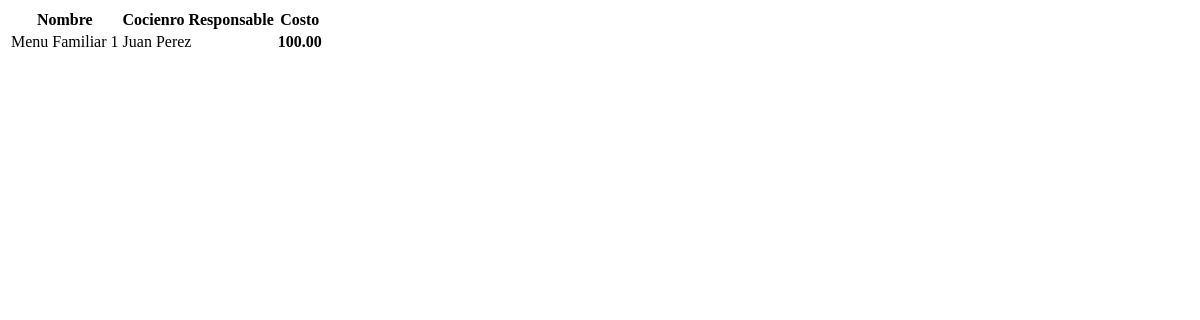
Before: / with the older database file.
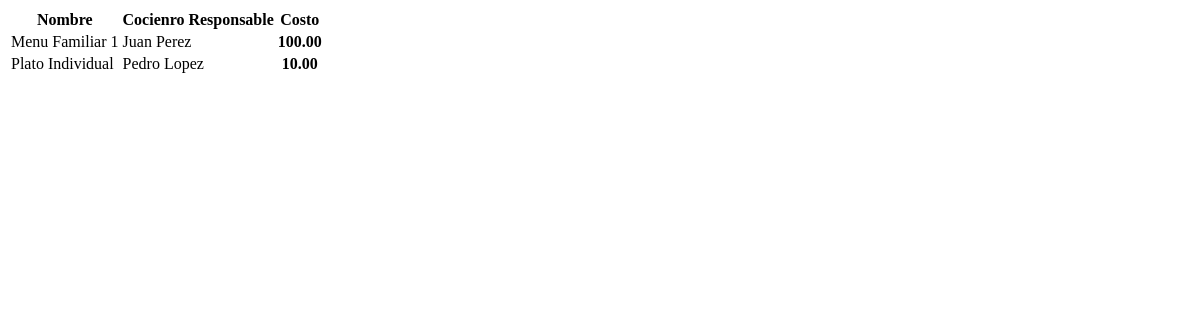
After: the same page with the newer database file.
### menu/models.py (models this page shows, shortened)
class Menu(models.Model):
    nombre    = models.CharField(max_length=40)
    cocinero_responsable      = models.CharField(max_length=40)
    fecha_registro = models.DateTimeField(
            default=timezone.now)
    platos   = models.ManyToManyField(Plato, through='Pedido')
    costo_total = models.DecimalField(max_digits=10,decimal_places=2, default=0)

### menu/views.py (the view)
# urls.py: path('', views.index, name='index'),
def index(request):
    menus = Menu.objects.filter(fecha_registro__lte=timezone.now()).order_by('fecha_registro')
    return render(request, 'index.html', {'menus': menus})

### menu/templates/index.html
<table>
<tr>
    <th>Nombre</th>
    <th>Cocienro Responsable</th>
    <th>Costo</th>
</tr>
{% for menu in menus %}
<tr>
    <td><p3>{{ menu.nombre }} </p3></td>
    <td>{{ menu.cocinero_responsable }}</td>
    <th>{{ menu.costo_total}} </th>
</tr>
{% endfor %}
</table>

Changed rows visible on the page:
added Menu: nombre "Plato Individual", cocinero_responsable "Pedro Lopez", costo_total "10.00"
